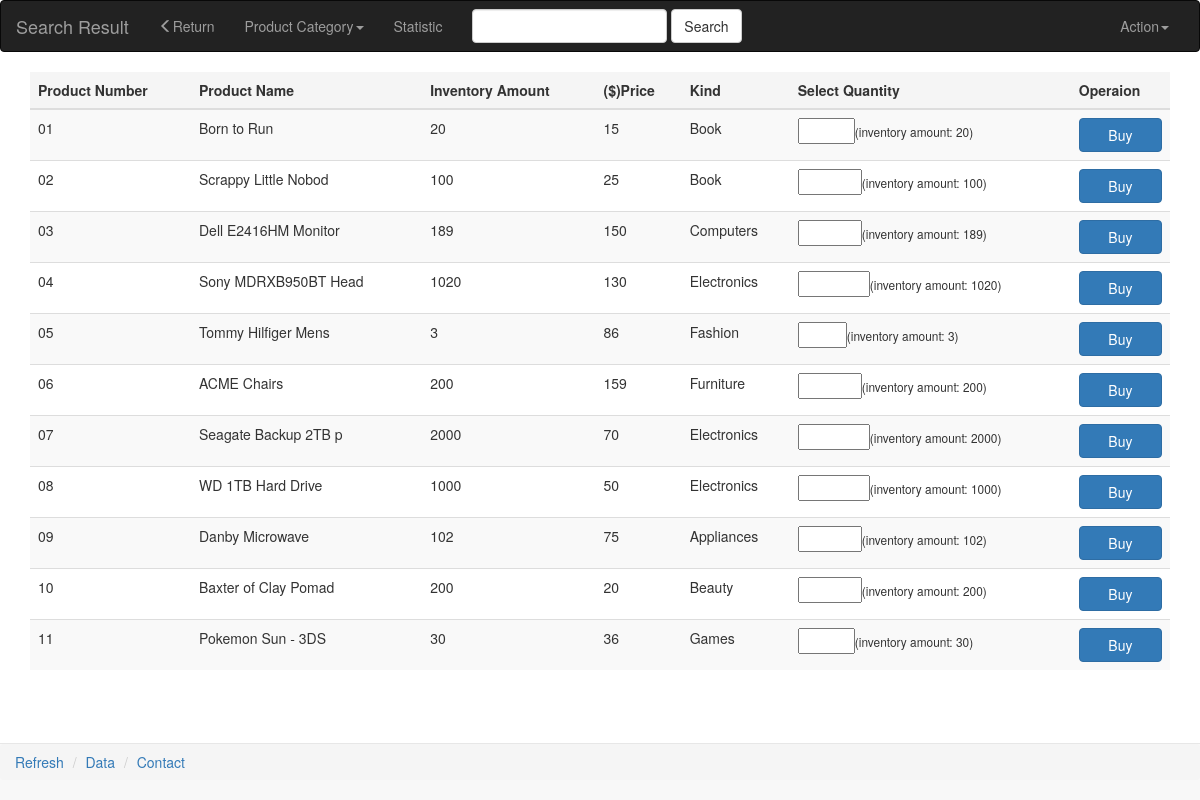
Screenshot of /Search.php with the database file from the repository.
### tables this page shows
create table Product
	(ProductID			varchar(20), 
	 name				varchar(20), 
	 inventory_amount	numeric(10),
	 price				numeric(10),
	 kind				varchar(20),
	 primary key (ProductID)
	);

### Search.php (the view, shortened to what this page needs)
<?php
$userID = $_POST['userID'];
$username = $_POST['username'];
$customerType = $_POST['customerType'];
$salespersonID = $_POST['salespersonID'];
$regionID = $_POST['regionID'];
$search = $_POST['search'];
?>
<!DOCTYPE html>
<html lang="en">
<head>
    <link rel="stylesheet" href="https://maxcdn.bootstrapcdn.com/bootstrap/3.3.7/css/bootstrap.min.css">
</head>
<body>
<nav class="navbar navbar-inverse" role="navigation">
    <div class="container-fluid">
        <div class="navbar-header">
            <a class="navbar-brand" href="#">Search Result</a>
        </div>
        <form action="Category.php" method="get">
            <div class="collapse navbar-collapse">
                <ul class="nav navbar-nav active" id="mytab1">
                    <li><a onclick="javascript:history.back(-1);"><span class="glyphicon glyphicon-menu-left"></span>Return</a></li>
                    <li class="dropdown">
                        <a href="#" class="dropdown-toggle" data-toggle="dropdown">Product Category<span class="caret"></span></a>
        </form>
        <li><a href="Statistic.php" target="_blank">Statistic</a></li>
            <form class="navbar-form navbar-left" role="search" action="Search.php" method="post" target="_self">
                <div class="form-group">
                    <input type="text" class="form-control" value="<?php echo $search?>" name="search">
                </div>
                <button type="submit" class="btn btn-default">Search</button>
            </form>
            <ul class="nav navbar-nav navbar-right">
                <li><a href=""><?php echo $username?></a></li>
                <li class="dropdown">
                    <a href="#" class="dropdown-toggle" data-toggle="dropdown">Action<span class="caret"></span></a>
                </li>
            </ul>
        </div>
</nav>
<nav class="navbar navbar-default navbar-fixed-bottom" role="navigation">
    <ol class="breadcrumb">
        <li><a href="#">Refresh</a></li>
        <li><a href="http://localhost:8888/phpMyAdmin/index.php">Data</a></li>
        <li><a href="#">Contact</a></li>
    </ol>
</nav>
<?php
$query = "select * from product where name like '%$search%'";
$conn = connectDB();
$result = mysqli_query($conn, $query);
$data_count = mysqli_num_rows($result);
echo "<div class=\"container\" style='padding-bottom: 50px'>
        <table class=\"table table-striped table-hover\">
            <thead>
                <tr class=\"active\">
                    <th>Product Number</th>
                    <th>Product Name</th>
                    <th>Inventory Amount</th>
                    <th>($)Price</th>
                    <th>Kind</th>
                    <th>Select Quantity</th>
                    <th>Operaion</th>
                </tr>
            </thead>";
for ($i = 0; $i < $data_count; $i++) {
    $result_arr = mysqli_fetch_assoc($result);
    $productID = $result_arr['ProductID'];
    $productName = $result_arr['name'];
    $amount = $result_arr['inventory_amount'];
    $price = $result_arr['price'];
    $kind = $result_arr['kind'];
    echo "<tr><td>$productID</td><td>$productName</td><td>$amount</td><td>$price</td><td>$kind</td>
                <form action='Transaction.php' method='post'>
                <td>
                <input type='number' name='quantity' min='0' max='$amount'><small>(inventory amount: $amount)</small>
                </td>
                <td>
                <input type='hidden' value='$productID' name='productID'>
                <input type='hidden' value='$productName' name='productName'>
                <input type='hidden' value='$amount' name='amount'>
                <input type='hidden' value='$price' name='price'>
                <input type='hidden' value='$kind' name='kind'>
                <input type='hidden' value='$regionID' name='regionID'>
                <input type='hidden' value='$salespersonID' name='salespersonID'>
                <input type='hidden' value='$userID' name='userID'>
                <input type='hidden' value='$username' name='username'>
                <input type='hidden' value='$customerType' name='customerType'>
                <button type='submit' class='btn btn-primary btn-block'>Buy</button>
                </form>
                </td>
                </tr>";
}
echo "</table>
    </div>";
?>
</body>
</html>

### rows the page displays
product: ProductID "01", name "Born to Run", inventory_amount "20", price "15", kind "Book"
product: ProductID "02", name "Scrappy Little Nobod", inventory_amount "100", price "25", kind "Book"
product: ProductID "03", name "Dell E2416HM Monitor", inventory_amount "189", price "150", kind "Computers"
product: ProductID "04", name "Sony MDRXB950BT Head", inventory_amount "1020", price "130", kind "Electronics"
product: ProductID "05", name "Tommy Hilfiger Mens", inventory_amount "3", price "86", kind "Fashion"
product: ProductID "06", name "ACME Chairs", inventory_amount "200", price "159", kind "Furniture"
product: ProductID "07", name "Seagate Backup 2TB p", inventory_amount "2000", price "70", kind "Electronics"
product: ProductID "08", name "WD 1TB Hard Drive", inventory_amount "1000", price "50", kind "Electronics"
product: ProductID "09", name "Danby Microwave", inventory_amount "102", price "75", kind "Appliances"
product: ProductID "10", name "Baxter of Clay Pomad", inventory_amount "200", price "20", kind "Beauty"
product: ProductID "11", name "Pokemon Sun - 3DS", inventory_amount "30", price "36", kind "Games"
